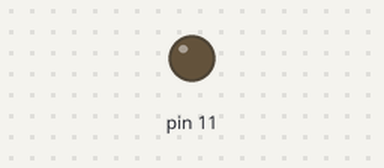
Bench run of a program on a simulated Raspberry Pi (header pin numbers). Parts: output pins drawn as LEDs (lit = HIGH). Random numbers come from a fixed seed.

Above: at 0.3 s.
At 35.8 s:
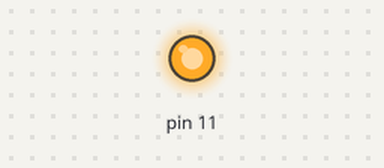
Timing chart, 0 to 40.0 s (numbered marks = the images above):
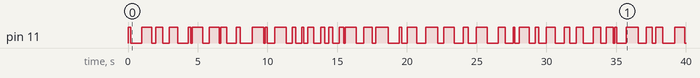

The program:

GPIO_01.py
```python
#!/user/bin/emv python
import RPi.GPIO as GPIO
import time
import random
GPIO.setwarnings(False)
GPIO.setmode(GPIO.BOARD)
GPIO.setup(11, GPIO.OUT)

# Flashing LED with random time
while True:
    GPIO.output(11, True)
    randtime = random.uniform(0.1,0.9)
    time.sleep((randtime))
    GPIO.output(11, False)
    randtime = random.uniform(0.1,0.9)
    time.sleep((randtime))
```

Measured:
- by itself, pin 11: LOW → HIGH at 0.00 s, → LOW 0.21 s later, → HIGH 0.78 s later, → LOW 0.71 s later, … (82 changes in this stretch)
